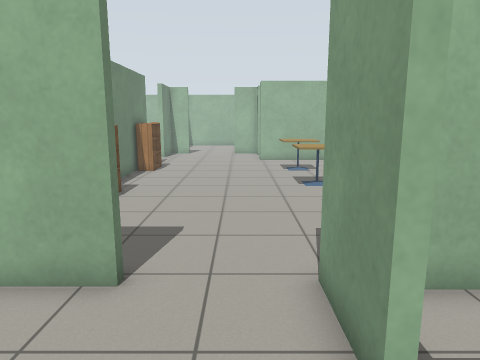
[1] (above)

16 first-person views from a walk through a Gazebo world. The camera is 1.3 m above the floor, tilts 10° down and sees 70° across. The floor is counted in squares, 0.5 m on a side. Each view is taken from the middle of a square. On the plan, view 1 faces up. The plan holds only what a view shows up to about 20 squares ahead; the rest is blank. Gazebo's built-in surfaces are drawn with simple patterns.

[2]
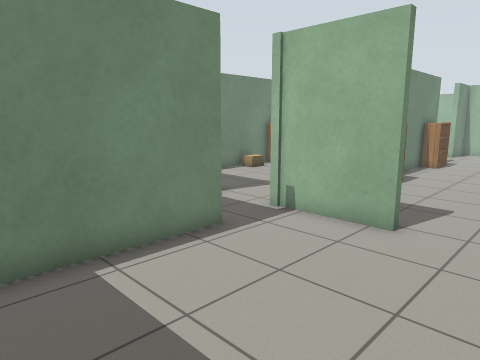

[3]
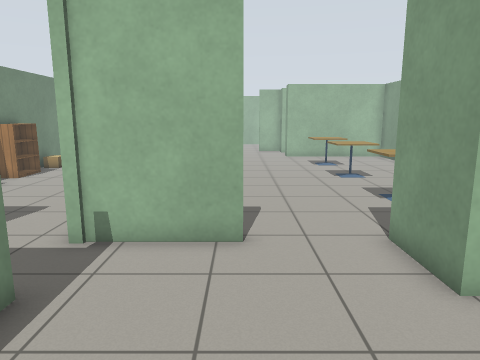

[4]
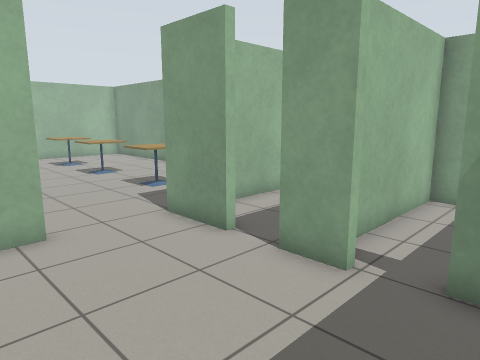

[5]
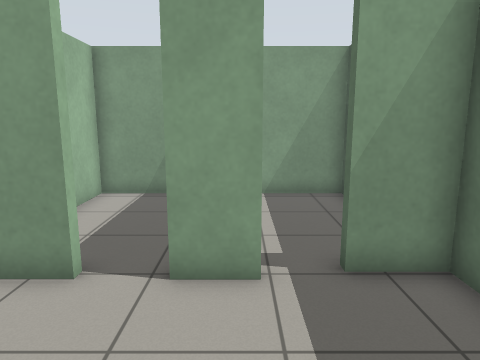

[6]
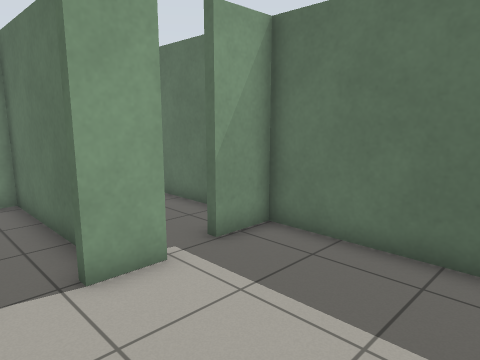

[7]
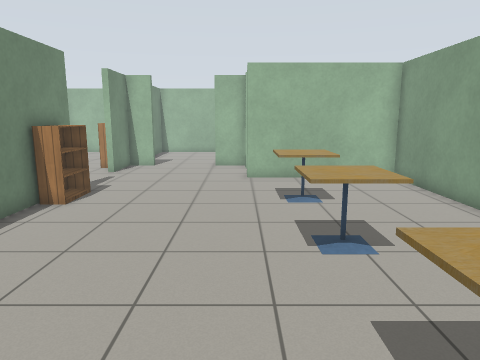

[8]
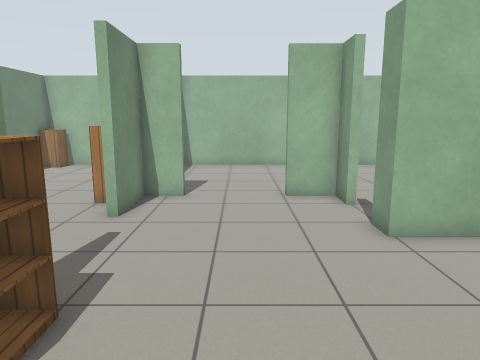

[9]
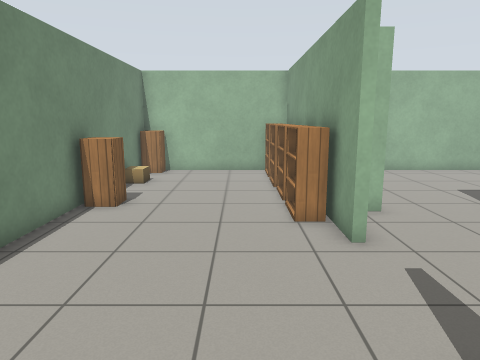

[10]
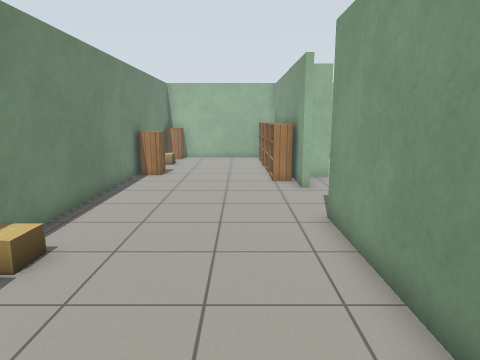

[11]
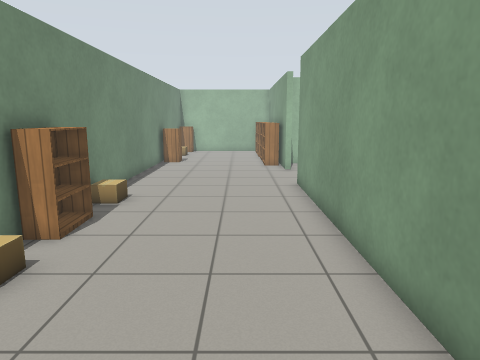

[12]
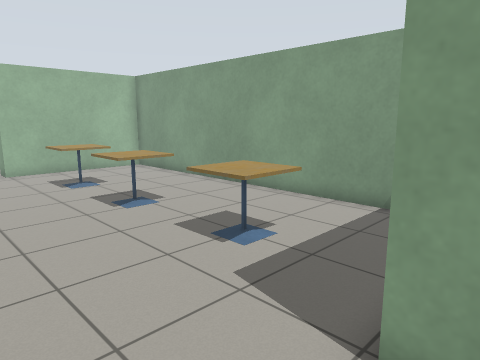

[13]
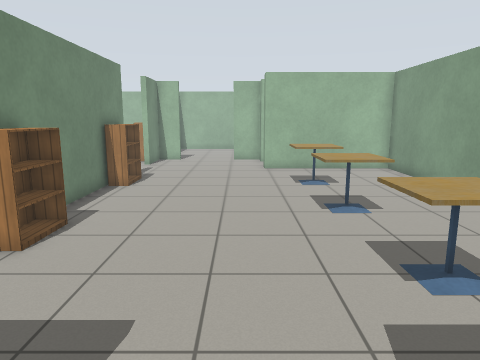

[14]
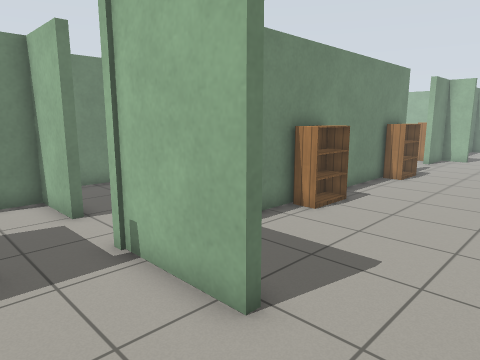

[15]
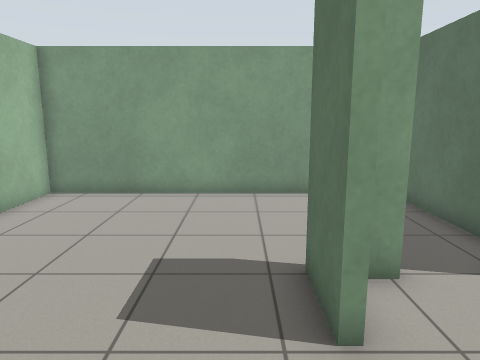

[16]
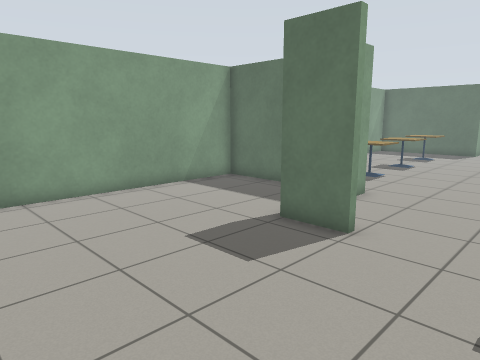

### Floor plan
Points are (right, up) in squares from view 1. A wall is a line through its corners. A room is listed if a view was taken in it or the views show most of it. See-through windows are left out.
Room 1 (views 1, 2, 3, 4, 5, 6, 12, 13, 14)
walls: (1.3, -0.4) (1.3, 1.3); (1.3, 2.6) (1.3, 5.3); (-5.3, 2.8) (-5.3, -2.1); (-1.9, 5) (-5.8, 5); (-3.1, -3.6) (1.6, -3.6) (1.6, -1.8)
ways out: opening at (0, 5) to room 2; opening at (2, -1) to room 3; opening at (2, 2) to room 4; opening at (-5, 3.5)
Room 2 (views 7, 8, 9, 10, 11, 15, 16)
walls: (-5.3, 17.5) (-5.3, 12.4); (-5.6, 24) (-5.6, 25.2); (-3.9, 26.6) (-5.3, 26.6) (-5.3, 24); (3.2, 22.7) (8, 22.7) (8, 34.8) (-5.3, 34.8); (1.3, 25.3) (1.3, 26.6) (-0.5, 26.6); (-0.5, 26.9) (1.6, 26.9); (-5.6, 12.4) (-5.6, 17.5); (-5.3, 10.5) (-5.3, 9.1); (-5.6, 9) (-5.6, 10.5); (-5.5, 34.8) (-12.9, 34.8) (-12.9, 7); (8, 7.8) (8, 22.4) (1.3, 22.4) (1.3, 23.4)
ways out: opening at (0, 5) to room 1; opening at (-7, 5)
objects: cardboard box (-12, 11) to (-12, 12); bookshelf (-12, 13) to (-12, 15); cardboard box (-12, 17); cabinet (-12, 27) to (-12, 28); cardboard box (-12, 31) to (-12, 32); cabinet (-12, 34); bookshelf (-6, 26) to (-6, 27); bookshelf (-6, 28) to (-6, 30); bookshelf (-6, 31) to (-6, 32); bookshelf (-6, 33) to (-6, 34); bookshelf (-5, 11) to (-5, 12); bookshelf (-5, 18) to (-5, 19); cafe table (2, 17) to (4, 19); cafe table (3, 9) to (4, 10); cafe table (3, 13) to (4, 15)
Room 3 (no view inside)
walls: (4, -3.6) (8, -3.6) (8, 0.3) (2.9, 0.3)
ways out: opening at (2, -1) to room 1
Room 4 (no view inside)
walls: (3.1, 0.6) (8, 0.6) (8, 5) (2.7, 5)
ways out: opening at (2, 2) to room 1

Positions as (right, up) in squares from view 1, and headings:
1: (0, 0), facing up
2: (1, -3), facing up-left
3: (-2, -2), facing up
4: (-4, -3), facing up-right
5: (-4, 0), facing right
6: (-4, 3), facing down-right
7: (1, 7), facing up
8: (-2, 15), facing up
9: (-8, 17), facing up
10: (-8, 11), facing up
11: (-8, 6), facing up
12: (-2, 4), facing up-right
13: (0, 4), facing up
14: (1, 2), facing up-left
15: (-4, 28), facing right
16: (-4, 34), facing down-right
